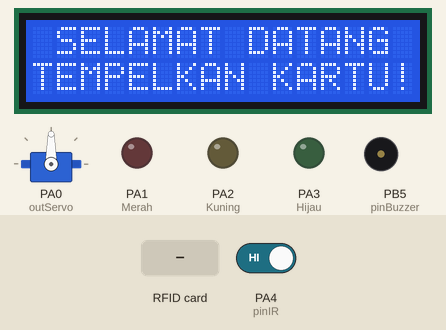
Recording of a sketch running on a simulated STM32 Blue Pill. On the bench: 16×2 character LCD, servo, output pins drawn as LEDs (lit = HIGH), buzzer (waves = sounding, pin HIGH). The test bench sets the inputs (shaded band); at power-on: PA4 (pinIR) HIGH. What the sketch prints to the serial monitor is not drawn.

Above: at 1.7 s.
1.8 s: RFID card 5E 7A 19 C4 held to the reader
At 2.6 s:
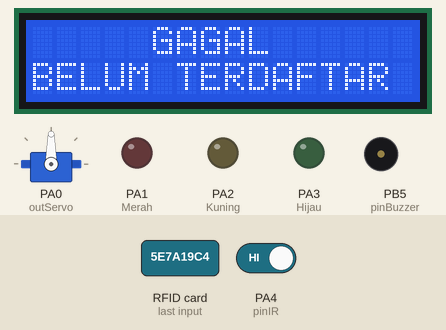
At 3.5 s:
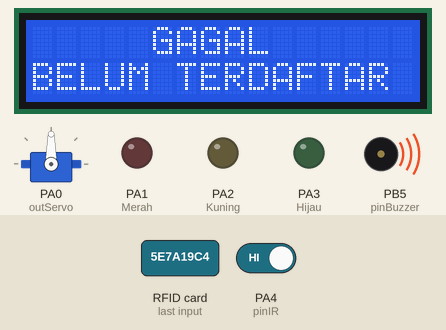
4.8 s: RFID card 5E 7A 19 C4 held to the reader
At 8.2 s:
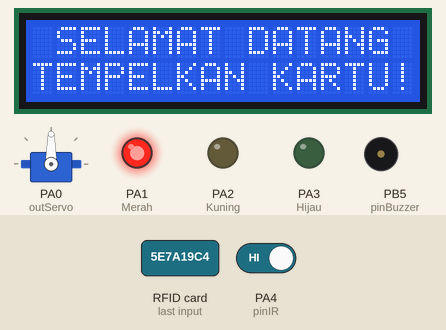
Timing chart, 0 to 9.7 s (numbered marks = the images above; inputs shaded):
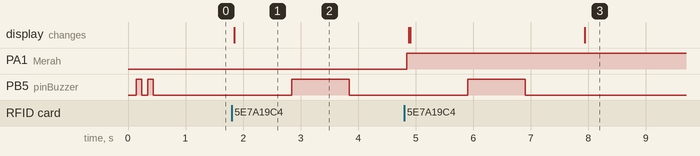

The sketch:

STM32_INFRARED_LED_RFID_SERVO_LCD_BUZZER.ino
```cpp
#include <SPI.h>
#include <MFRC522.h>
#include <LiquidCrystal_I2C.h>
#include <Servo.h>

//INISIALISASI

int pinIR=PA4;
int Merah=PA1;
int Kuning=PA2;
int Hijau=PA3;
int outServo=PA0;
int pinBuzzer=PB5;

#define SS_PIN PB1
#define RST_PIN PB0

MFRC522 mfrc522(SS_PIN,RST_PIN);
LiquidCrystal_I2C lcd(0x27, 16,2);
Servo myservo;

String uidString;
int kunci=0;

void setup() {
  Serial.begin(9600);
  pinMode(pinIR,INPUT);
  pinMode(Merah,OUTPUT);
  pinMode(Kuning,OUTPUT);
  pinMode(Hijau,OUTPUT);
  pinMode(pinBuzzer,OUTPUT);
  lcd.begin();

  lcd.setCursor(1,0); lcd.print("SELAMAT DATANG");
  lcd.setCursor(0,1); lcd.print("TEMPELKAN KARTU!");
  SPI.begin();
  mfrc522.PCD_Init();
  myservo.attach(outServo);

  bunyiBuzzeroke();
}

void readRFID(){
  mfrc522.PICC_ReadCardSerial();

  uidString = String(mfrc522.uid.uidByte[0],HEX) + "-" +
              String(mfrc522.uid.uidByte[1],HEX) + "-" +
              String(mfrc522.uid.uidByte[2],HEX) + "-" +
              String(mfrc522.uid.uidByte[3],HEX) ;
              uidString.toUpperCase();
}

void bunyiBuzzeroke(){
  digitalWrite(pinBuzzer,HIGH);
  delay(100);
  digitalWrite(pinBuzzer,LOW);
  delay(100);
  digitalWrite(pinBuzzer,HIGH);
  delay(100);
  digitalWrite(pinBuzzer,LOW);
  delay(100);
}

void bunyiBuzzergagal(){
  digitalWrite(pinBuzzer,HIGH);
  delay(1000);
  digitalWrite(pinBuzzer,LOW);
  delay(1000);
}

void loop() {
  int bacaIR=digitalRead(pinIR);

  if (mfrc522.PICC_IsNewCardPresent() and kunci==0){
  readRFID();
  Serial.print("Tag UID: ");
  Serial.println(uidString);
  if(uidString=="4A-51-6E-AE"){
  lcd.clear();
  lcd.setCursor(4,0); lcd.print("BERHASIL");
  bunyiBuzzeroke();
  digitalWrite(Merah,LOW);
  digitalWrite(Kuning,LOW);
  digitalWrite(Hijau,HIGH);
  kunci=1;
  delay(100);
  lcd.setCursor(1,1); lcd.print("SILAHKAN MASUK");
  myservo.write(90);
  delay(500);
  myservo.write(0);
  delay(1000);
  }else{
  lcd.clear();
  lcd.setCursor(5,0); lcd.print("GAGAL");
  lcd.setCursor(0,1); lcd.print("BELUM TERDAFTAR");
  delay(1000);
  bunyiBuzzergagal();
  digitalWrite(Merah,HIGH);
  digitalWrite(Kuning,LOW);
  digitalWrite(Hijau,LOW);
  myservo.write(90);
  lcd.clear();
  lcd.setCursor(1,0); lcd.print("SELAMAT DATANG");
  lcd.setCursor(0,1); lcd.print("TEMPELKAN KARTU!");
  }
}

  if (bacaIR==0 and kunci==1){
  kunci=0;
  delay(200);
  myservo.write(90);
  lcd.clear();
  lcd.setCursor(1,0); lcd.print("PALANG DITUTUP");
  delay(1000);
  digitalWrite(Kuning,HIGH);
  delay(400);
  digitalWrite(Kuning,LOW);
  digitalWrite(Merah,HIGH);
  digitalWrite(Hijau,LOW);
  lcd.clear();
  lcd.setCursor(1,0); lcd.print("SELAMAT DATANG");
  lcd.setCursor(0,1); lcd.print("TEMPELKAN KARTU!");
 }
}
```

Measured:
- after the input at 1.8 s, PB5 (pinBuzzer): LOW → HIGH after 1.0 s, → LOW 1.0 s later; the display: changes after 0.05 s (image 1)
- after the input at 4.8 s, PB5 (pinBuzzer): LOW → HIGH after 1.1 s, → LOW 1.0 s later
